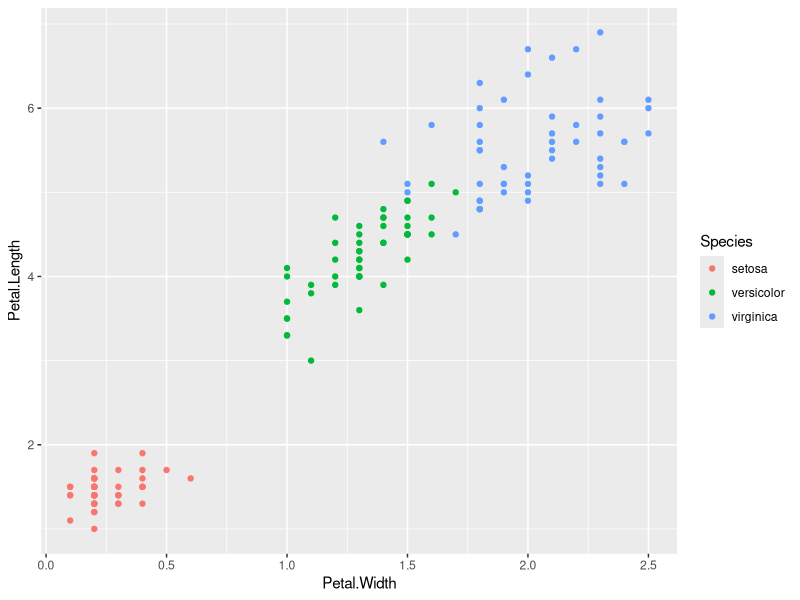
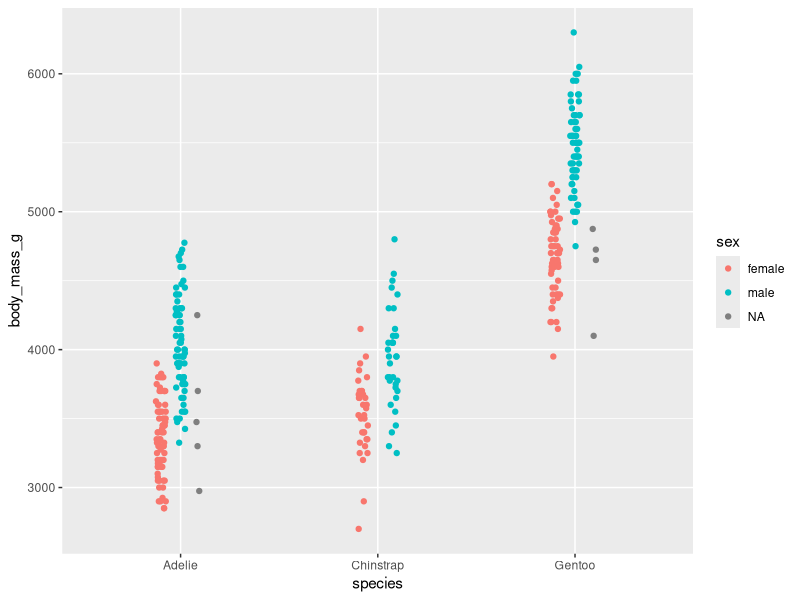

These figures' R source, in order:
# 多重比較の紹介
# 2024-09-25
# Greg Nishihara


# パッケージの読み込み
# github のリンク https://github.com/gnishihara/data-kaiseki-2024

library(tidyverse) # tidyverse
library(lubridate) # 日時データの処理
library(emmeans)   # 多重比較
library(ggtext)    # ggplot にマークダウンを使う

# install.packages("palmerpenguins")

# 3種のアヤメ(Iris setosa, Iris versicolor, Iris virginica)

df1 = iris |> as_tibble()

df1
# 作図して、データを可視化する
ggplot(df1) + 
  geom_point(aes(x = Petal.Width,
                 y = Petal.Length,
                 color = Species))


# 作業仮設：種によって花弁の長さは異なる
# 帰無仮説：種による花弁の長さは等しい（または、同じである）

# t検定を利用
# このとき、すべて種の組み合わせによる違いを検討する
# setosa vs versicolor (t12)
# setosa vs virginica (t13)
# versicolor vs virginica (t23)
# t検定の関数は t.test()

filter(df1, !str_detect(Species, "virginica"))

t12 = t.test(Petal.Length ~ Species,
       data = filter(df1, !str_detect(Species, "virginica")))

t13 = t.test(Petal.Length ~ Species,
             data = filter(df1, !str_detect(Species, "versicolor")))

t23 = t.test(Petal.Length ~ Species,
             data = filter(df1, !str_detect(Species, "setosa")))

t12 # t値 (-39.49), 自由度 (62.14), p値 (<2.2e-16)
t13
t23
# 一つの作業仮設にたいして、t検定を複数回すると、
# 第１種の誤りを起こしやすい。
# ３回比較した場合、第１誤り = (1-(1-0.05)^3)
(1-(1-0.05)^3)


# 数種類の因子の影響を見たいとき、分散分析

m1 = lm(Petal.Length ~ Species, data = df1)
summary.aov(m1) # 一元配置分散分析
emmeans(m1, specs = 'pairwise'~Species) # デフォルトは TukeyHSD 法
emmeans(m1, specs = 'pairwise'~Species, # ボンフェロニー法
        adjust = "bonferroni")

# 二元配置分散分析
# species, island, sex が因子
# bill_length_mm, bill_depth_mm, flipper_length_mm,
# body_mass_g, year
# 作業仮設：Species と Sex によって body mass は異なる
# 帰無仮説：
#   Species による効果はない
#   Sex による効果はない
#   Species と Sex による効果はない
 
df2 = palmerpenguins::penguins

ggplot(df2) + 
  geom_point(aes(x = species,
                 y = body_mass_g, 
                 color = sex),
             position = position_jitterdodge(jitter.width = 0.1,
                                             dodge.width = 0.3))
df2 = df2 |> drop_na() # NA を解析データから外す
m0 = lm(body_mass_g ~ 1, data = df2) # 帰無モデル
m1 = lm(body_mass_g ~ species, data = df2) # species に対するモデル
m2 = lm(body_mass_g ~ sex, data = df2) # sex に対するモデル
m3 = lm(body_mass_g ~ species + sex, data = df2) # species + sex に対するモデル
m4 = lm(body_mass_g ~ species + sex + species:sex, data = df2) # フルモデル（相互作用項あり）
# 相互作用は species:sex です。
# AIC (Akaike Information Criterion)
# 一番低いAICがもっともいいモデル
AIC(m0, m1, m2, m3, m4)

summary.aov(m4) # 分散分析表
# すべての効果のP値は 0.05 より引くい
